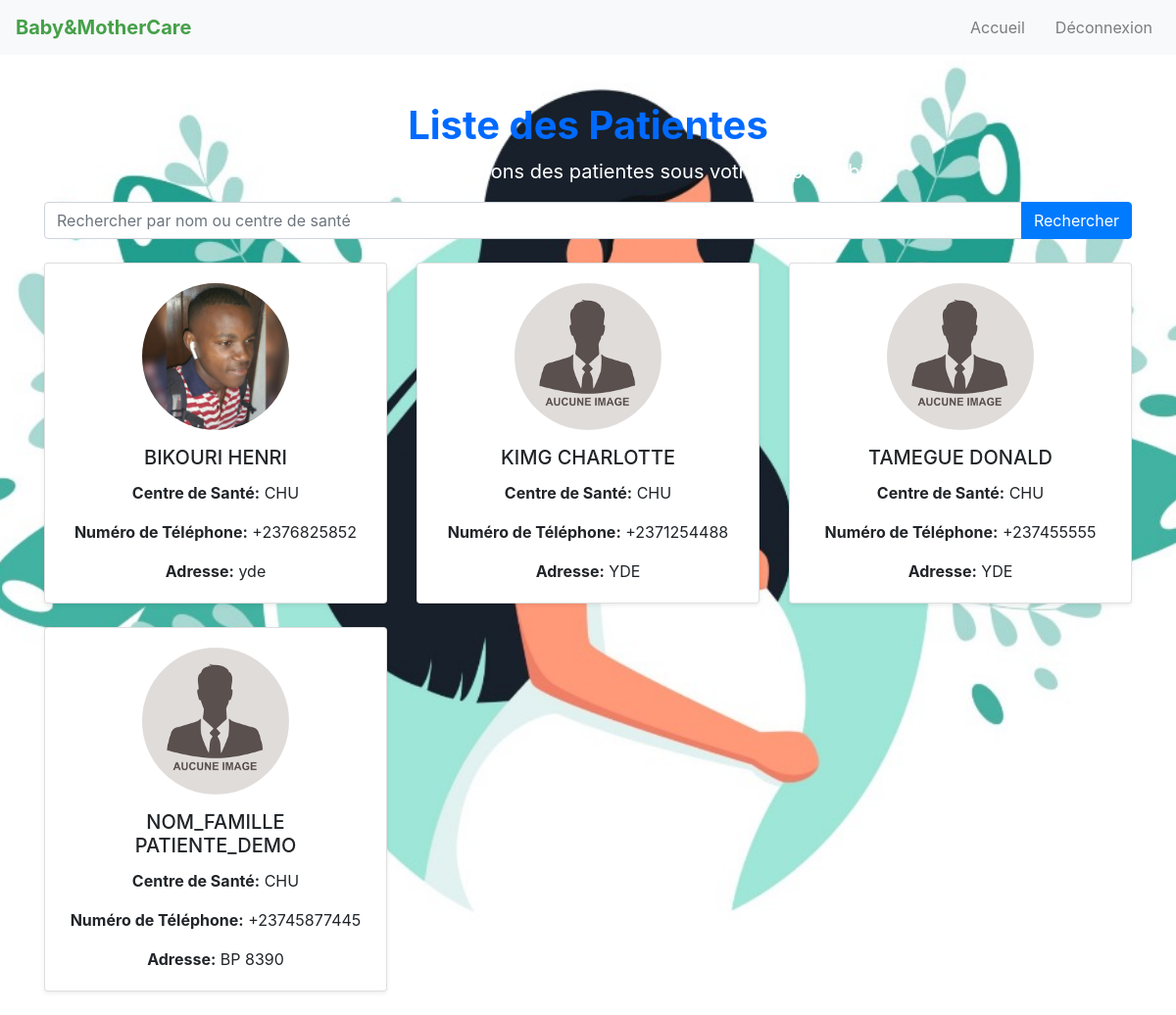
/voir_patients (signed in), run on the app's committed database.
### app/models.py (models this page shows, shortened)
class Patient(models.Model):
    user = models.OneToOneField(User, on_delete=models.CASCADE, primary_key=True)
    centre_de_sante = models.ForeignKey(CentreDeSante, on_delete=models.CASCADE)
    numero_telephone = models.CharField(max_length=15)
    adresse = models.CharField(max_length=255)
    photo_profil = models.ImageField(upload_to='photos_profil/', blank=True, null=True)

class User(AbstractUser):
    is_doctor=models.BooleanField(default=False)
    is_agent=models.BooleanField(default=False)
    is_patient=models.BooleanField(default=True)

class CentreDeSante(models.Model):
    nom = models.CharField(max_length=100)
    zone = models.CharField(max_length=100)

### app/views.py (the view)
# urls.py: path('voir_patients', voir_patients, name='voir_patients'),
@login_required
def voir_patients(request):
    query = request.GET.get('q', '')
    if query:
        patients = Patient.objects.filter(
            user__last_name__icontains=query
        ) | Patient.objects.filter(
            centre_de_sante__nom__icontains=query
        )
    else:
        patients = Patient.objects.all()
    return render(request, 'voir_patients.html', {'patients': patients})

### templates/voir_patients.html (shortened to what this page needs)
{% extends 'base.html' %}
{% load static %}
{% load utc1_filters %}
{% block content %}
<div class="container mt-5">
    <div class="text-center">
        <h1 style="color: rgb(0, 106, 255);"><strong>Liste des Patientes</strong></h1>
        <p class="lead" style="color: white;"><strong>Consultez les informations des patientes sous votre responsabilité.</strong></p>
    </div>
    <form method="GET" action="{% url 'voir_patients' %}" class="mb-4">
        <div class="input-group">
            <input type="text" name="q" class="form-control" placeholder="Rechercher par nom ou centre de santé" value="{{ request.GET.q }}">
            <div class="input-group-append">
                <button class="btn btn-primary" type="submit">Rechercher</button>
            </div>
        </div>
    </form>
    <div class="row mt-4">
        {% for patient in patients %}
        <div class="col-md-4">
            <div class="card shadow-sm mb-4">
                <div class="card-body text-center">
                    <div class="img-container mb-3">
                        {% if patient.photo_profil %}
                        <img src="{{ patient.photo_profil.url }}" class="rounded-circle" alt="Photo de {{ patient.user.username }}" style="width: 150px; height: 150px; object-fit: cover;">
                        {% else %}
                        <img src="{% static 'images/aucunepp.png' %}" class="rounded-circle" alt="Photo de {{ patient.user.username }}" style="width: 150px; height: 150px; object-fit: cover;">
                        {% endif %}
                    </div>
                    <h5 class="card-title">{{ patient.user.last_name }}  {{ patient.user.first_name }}</h5>
                    <p class="card-text"><strong>Centre de Santé:</strong> {{ patient.centre_de_sante.nom }}</p>
                    <p class="card-text"><strong>Numéro de Téléphone:</strong> {{ patient.numero_telephone }}</p>
                    <p class="card-text"><strong>Adresse:</strong> {{ patient.adresse }}</p>
                </div>
            </div>
        </div>
        {% empty %}
        <p>Aucune patiente trouvé.</p>
        {% endfor %}
    </div>
</div>
{% endblock %}

### templates/base.html (shortened to what this page needs)
{% load static %}
<!DOCTYPE html>
<html>
<head>
    <link rel="stylesheet" href="https://stackpath.bootstrapcdn.com/bootstrap/4.5.2/css/bootstrap.min.css">
</head>
<body>
<nav class="navbar navbar-expand-lg navbar-light bg-light styky-top">
    <a class="navbar-brand" href="#" style="color: #45a049;"><strong>Baby&MotherCare</strong></a>
    <div class="collapse navbar-collapse" id="navbarNav">
        <ul class="navbar-nav ml-auto">
            <li class="nav-item">
                <a class="nav-link" href="{% url 'logout' %}" style="margin-left: 15px;">Accueil</a>
            </li>
            {% if user.is_authenticated %}
                <li class="nav-item">
                    <a class="nav-link" href="{% url 'logout' %}" style="margin-left: 15px;">Déconnexion</a>
                </li>
                {% else %}
                <li class="nav-item">
                    <a class="nav-link" href="{% url 'home' %}" style="margin-left: 15px;">Connexion</a>
                </li>
            {% endif %}
        </ul>
    </div>
</nav>
    {% block content %}
    {% endblock %}
</body>
</html>

### data on the page
Patient: photo_profil (picture), user.last_name "BIKOURI", user.first_name "HENRI", centre_de_sante.nom "CHU", numero_telephone "+2376825852", adresse "yde"
Patient: user.last_name "KIMG", user.first_name "CHARLOTTE", centre_de_sante.nom "CHU", numero_telephone "+2371254488", adresse "YDE"
Patient: user.last_name "TAMEGUE", user.first_name "DONALD", centre_de_sante.nom "CHU", numero_telephone "+237455555", adresse "YDE"
Patient: user.last_name "NOM_FAMILLE", user.first_name "PATIENTE_DEMO", centre_de_sante.nom "CHU", numero_telephone "+23745877445", adresse "BP 8390"
